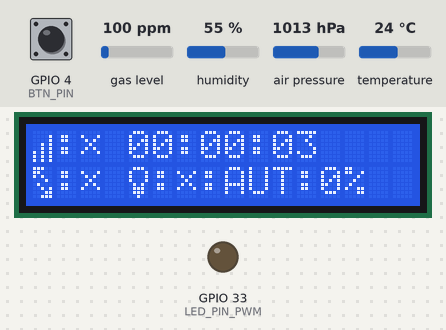
Bench run of a sketch on a simulated ESP32. On the bench: 16×2 character LCD, output pins drawn as LEDs (lit = HIGH). The inputs (shaded band) are chosen by the test bench; at power-on: GPIO 4 (BTN_PIN) HIGH, gas level 100 ppm, humidity 55 %, air pressure 1013 hPa, temperature 24 °C. A WiFi scan finds three made-up networks; the local clock reads 2024-03-15 10:24:30 at power-on unless the sketch sets it; what the sketch prints to the serial monitor is not drawn.

Above: at 3.3 s.
3.4 s: GPIO 4 (BTN_PIN) pulled LOW for 0.15 s
At 3.9 s:
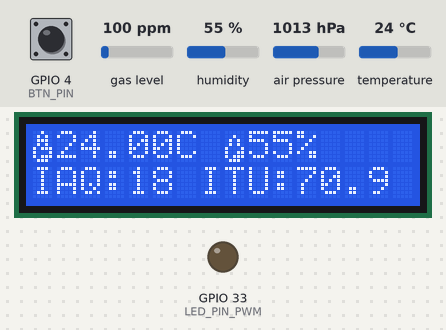
5.0 s: GPIO 4 (BTN_PIN) pulled LOW for 3.2 s
At 8.4 s:
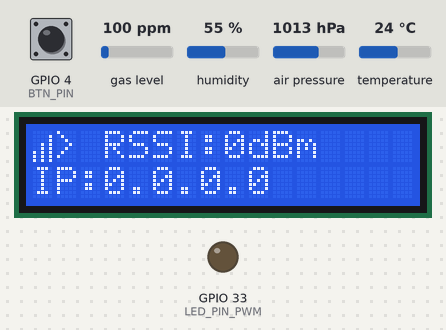
Timing chart, 0 to 9.9 s (numbered marks = the images above; inputs shaded):
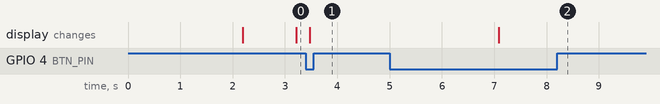

Measured:
- after the input at 3.4 s, the display: changes after 0.07 s (image 1)
- after the input at 5.0 s, the display: changes after 2.1 s (image 2)

The sketch:

main_esp_2.ino
```cpp
/* main_esp_1.ino */

#include <freertos/FreeRTOS.h>
#include <freertos/task.h>
#include <freertos/semphr.h>

#include "WifiMng.h"
#include "BME680Mng.h"
#include "BtnMng.h"
#include "LcdMenuMng.h"
#include "LedCtrl.h"
#include "TimeMng.h"
#include "MqttMng.h"

TaskHandle_t TaskBME680_hdl;

#define DBG_SERVICE_PRINT_INTERVAL 2000UL
void DebuggerService();

void BME680_TaskFunction(void * pvParameters);

void setup()
{
    Serial.begin(115200);
    delay(2000);

    Serial.println("=================> ESP NO.2 <==================");

    WifiMng_LoadNetworksInVector();
    TimeMng_Init();  /* ← inițializează NTP */
    LcdMng_Init();  /* initializeaza LCD + meniu */
    MqttMng_Init(); // <--- Inițializare MQTT
    BME680_Init();

    xTaskCreatePinnedToCore
    (
      BME680_TaskFunction,   /* Funcția task-ului */
      "BME680TASK",          /* Numele task-ului */
      8096,                  /* Stack size în words */
      NULL,                  /* Parametri */
      1,                     /* Prioritate */
      &TaskBME680_hdl,       /* Handle */
      0                      /* Core 0 */
    );
}

void loop()
{
    WifiMng_MainFunction();
    MqttMng_MainFunction();

    LedCtrl_MainFunction();

    BtnMng_MainFunction(BTN_PIN, BtnMng_debounceTime);
    LcdMng_MainFunction();
    DebuggerService();

    delay(20);
}

void DebuggerService()
{
    static unsigned long last_print_time = 0;
    unsigned long now = millis();

    if (now - last_print_time >= DBG_SERVICE_PRINT_INTERVAL)
    {

        /* Timestamp live */
        Serial.print("*Δt:"); Serial.print(now / 1000); Serial.print(" ");

        Serial.print("*IP:"); Serial.print((const char*)g_systemValues.wifi.ip); Serial.print(" ");
        Serial.print("RSSI:"); Serial.print(g_systemValues.wifi.rssi); Serial.print("dBm ");

        Serial.print("*T:"); Serial.print(g_systemValues.bme.temp); Serial.print("C ");
        Serial.print("H:"); Serial.print(g_systemValues.bme.hum); Serial.print("% ");
        Serial.print("P:"); Serial.print(g_systemValues.bme.pressure); Serial.print("hPa ");
        Serial.print("R:"); Serial.print(g_systemValues.bme.RkOhm); Serial.print(" kOhms");
        Serial.print("ITU:"); Serial.print(g_systemValues.bme.itu); Serial.print(" ");
        Serial.print("IAQ:"); Serial.print(g_systemValues.bme.iaq); Serial.print(" ");
        Serial.print("Alt:"); Serial.print(g_systemValues.bme.alt); Serial.print("m ");

        Serial.print("*LED:"); Serial.print(g_systemValues.led.toggled); Serial.print(" ");
        Serial.print("PWM:");  Serial.print(g_systemValues.led.pwm); Serial.print(" %");

        Serial.print("*OVD:");  Serial.print(g_systemValues.mqtt.overdrive); Serial.print(" ");
        Serial.print("LDR:");  Serial.print(g_systemValues.mqtt.light); Serial.print(" ");
        Serial.print("PWM:");  Serial.print(g_systemValues.mqtt.pwm); Serial.print(" ");

        Serial.println();

        last_print_time = now;
    }
}

void BME680_TaskFunction(void * pvParameters)
{

    Serial.print("[BME680TASK]: Runs on CORE "); Serial.println(xPortGetCoreID());

    for(;;)
    {
        BME680_MainFunction();
        vTaskDelay(pdMS_TO_TICKS(100));
    }
}
```

BME680Mng.cpp
```cpp
/* BME680Mng.cpp */

#include "BME680Mng.h"

void BME680_Init()
{
    if (!bme.begin())
    {
        Serial.println(F("[BME680]>>[ERROR]:Could not find a valid BME680 sensor, check wiring!"));
        while (1);
    }

    /* Set up oversampling and filter initialization */
    bme.setTemperatureOversampling(BME680_OS_8X);
    bme.setHumidityOversampling(BME680_OS_2X);
    bme.setPressureOversampling(BME680_OS_4X);
    bme.setIIRFilterSize(BME680_FILTER_SIZE_3);
    bme.setGasHeater(320, 150); // 320*C for 150 ms
}

void BME680_MainFunction()
{
    static volatile unsigned long BME680_lastReadTime = 0;
    unsigned long now = millis();

    if (now - BME680_lastReadTime >= BME680_READ_TIME)
    {
        BME680_ReadData();
        g_systemValues.bme.itu = BME680_CalcITU(g_systemValues.bme.temp, g_systemValues.bme.hum);
        g_systemValues.bme.iaq = BME680_CalcIAQ(g_systemValues.bme.RkOhm, g_systemValues.bme.hum);
        BME680_lastReadTime = now;
    }
}

void BME680_ReadData()
{
    unsigned long endTime = bme.beginReading();
    if (endTime == 0)
    {
        Serial.println(F("[BME680]>>[ERROR]:Failed to begin reading :( "));
        return;
    }

    // Serial.print(F("[BME680]>>[INFO]:Reading started at ")); Serial.print(millis());Serial.print(F(" and will finish at ")); Serial.println(endTime);

    if (!bme.endReading())
    {
        Serial.println(F("[BME680]>>[ERROR]:Failed to complete reading :( "));
        return;
    }

    // Serial.print(F("[BME680]>>[INFO]:Reading completed at ")); Serial.println(millis());

    g_systemValues.bme.temp = bme.temperature;
    g_systemValues.bme.hum = bme.humidity;
    g_systemValues.bme.pressure = bme.pressure / 100.0;
    g_systemValues.bme.RkOhm = bme.gas_resistance / 1000.0;
    g_systemValues.bme.alt = bme.readAltitude(SEALEVELPRESSURE_HPA);
}

float BME680_CalcITU(float temp, float hum)
{
    float tempF = (temp * 1.8f) + 32.0f;
    float itu = tempF - (0.55f - 0.0055f * hum) * (tempF - 58.0f);
    return itu;
}

float BME680_CalcIAQ(float Rgas, float hum)
{
    float gas_reference = 250000.0; // Clean air resistance (250k Ohmi)
    float hum_reference = 40.0;     // Optimal RH (40%)

    //  Gas Score (0-75)
    float gas_score = (Rgas / gas_reference) * 75.0;
    if (gas_score > 75.0)
    {
        gas_score = 75.0;
    }

    // RH Scor (0-25)
    float hum_score;
    if (hum >= hum_reference)
    {
        hum_score = 0.25 * 100.0 * (100.0 - hum) / (100.0 - hum_reference);
    }
    else
    {
        hum_score = 0.25 * 100.0 * (hum) / (hum_reference);
    }

    return gas_score + hum_score; //  Final Score 0-100
}
```

BME680Mng.h
```cpp
/* BME680Mng.h */

#ifndef BME680_MNG
#define BME680_MNG

#include <Wire.h>
#include <Adafruit_Sensor.h>
#include "Adafruit_BME680.h"
#include "Values.h"

#define SEALEVELPRESSURE_HPA (1013.25)
#define BME680_PRESSURE_DOWNSCALE_FACTOR 100.0f
#define BME680_GAS_RES_DOWNSCALE_FACTOR 1000.0f

#define BME680_READ_TIME 2000U

static Adafruit_BME680 bme;

void BME680_Init();

void BME680_MainFunction();
void BME680_ReadData();

float BME680_CalcITU(float temp, float hum);
float BME680_CalcIAQ(float Rgas, float hum);

#endif // BME680_MNG
```

BtnMng.cpp
```cpp
/* BtnMng.cpp */

#include "BtnMng.h"

volatile unsigned long BtnMng_lastChangeTime = 0;
ButtonStates buttonState = BUTTON_RELEASED;

void BtnMng_MainFunction(uint8_t pin, unsigned long debounceTime)
{
    ButtonStates detectedState = BUTTON_RELEASED;
    byte current_reading = digitalRead(pin);
    unsigned long now = millis();

    switch(buttonState)
    {
        case BUTTON_RELEASED:
            /* Check if we detect a button press */
            detectedState = BtnMng_HdlReleasedState(current_reading, debounceTime, BtnMng_lastChangeTime, now);
            buttonState = detectedState;
            break;
        case BUTTON_PRESS_PENDING:
            /* If we detected a press and the time interval is ok validate pressing */
            detectedState = BtnMng_HdlPressPendingState(current_reading, debounceTime, BtnMng_lastChangeTime, now);
            buttonState = detectedState;
            break;
        case BUTTON_PRESSED:
            /* Check if we detect a button release */
            detectedState = BtnMng_HdlPressedState(current_reading, debounceTime, BtnMng_lastChangeTime, now);
            buttonState = detectedState;
            break;
        case BUTTON_RELEASE_PENDING:
            /* If we detected a press and the time interval is pressed validate pressing */
            detectedState = BtnMng_HdlReleasePendingState(current_reading, debounceTime, BtnMng_lastChangeTime, now);
            buttonState = detectedState;
            break;
        default:
            buttonState = BUTTON_RELEASED;
            break;
    }

    g_systemValues.button.buttonState = buttonState;
}

ButtonStates BtnMng_HdlReleasedState(byte level, unsigned long debounceTime, unsigned long lastChangeTime, unsigned long now)
{
    ButtonStates currentState = BUTTON_RELEASED;

    if (level == BUTTON_PRESSED_LEVEL)
    {
        currentState = BUTTON_PRESS_PENDING;
        BtnMng_lastChangeTime = now;
    }

    return currentState;
}

ButtonStates BtnMng_HdlPressPendingState(byte level, unsigned long debounceTime, unsigned long lastChangeTime, unsigned long now)
{
    ButtonStates currentState = BUTTON_PRESS_PENDING;

    if (now - lastChangeTime >= debounceTime)
    {
        if (level == BUTTON_PRESSED_LEVEL)
        {
            currentState = BUTTON_PRESSED;
            Serial.println("Button pressed: Go to next menu page...");
        }
    }
    else
    {
        currentState = BUTTON_RELEASED;
    }

    return currentState;
}

ButtonStates BtnMng_HdlPressedState(byte level, unsigned long debounceTime, unsigned long lastChangeTime, unsigned long now)
{
    ButtonStates currentState = BUTTON_PRESSED;

    if (level == BUTTON_RELEASED_LEVEL)
    {
        currentState = BUTTON_RELEASE_PENDING;
        BtnMng_lastChangeTime = now;
    }

    return currentState;
}

ButtonStates BtnMng_HdlReleasePendingState(byte level, unsigned long debounceTime, unsigned long lastChangeTime, unsigned long now)
{
    ButtonStates currentState = BUTTON_PRESSED;

    if (now - lastChangeTime >= debounceTime)
    {
        if (level == BUTTON_RELEASED_LEVEL)
        {
          currentState = BUTTON_RELEASED;
        }
    }
    else
    {
        currentState = BUTTON_PRESSED;
    }

    return currentState;
}
```

BtnMng.h
```cpp
/* BtnMng.h */

#ifndef BTN_MNG_H
#define BTN_MNG_H

#include <Arduino.h>
#include "Values.h"

#define BTN_PIN 4

#define BUTTON_PRESSED_LEVEL  0x0 /* LOW */
#define BUTTON_RELEASED_LEVEL 0x1 /* HIGH */

#define BtnMng_debounceTime 10UL
extern volatile unsigned long BtnMng_lastChangeTime;

typedef enum
{
    BUTTON_RELEASED = 0U,
    BUTTON_PRESS_PENDING,
    BUTTON_PRESSED,
    BUTTON_RELEASE_PENDING
} ButtonStates;

void BtnMng_MainFunction(uint8_t pin, unsigned long debounceTime);
ButtonStates BtnMng_HdlReleasedState(byte level, unsigned long debounceTime, unsigned long lastChangeTime, unsigned long now);
ButtonStates BtnMng_HdlPressPendingState(byte level, unsigned long debounceTime, unsigned long lastChangeTime, unsigned long now);
ButtonStates BtnMng_HdlPressedState(byte level, unsigned long debounceTime, unsigned long lastChangeTime, unsigned long now);
ButtonStates BtnMng_HdlReleasePendingState(byte level, unsigned long debounceTime, unsigned long lastChangeTime, unsigned long now);


#endif // BTN_MNG_H
```

LedCtrl.cpp
```cpp
/* LedCtrl.cpp */

#include "LedCtrl.h"

void LedCtrl_Init()
{
    g_systemValues.led.toggled = false;
    pinMode(LED_PIN_PWM, OUTPUT);
    analogWrite(LED_PIN_PWM, 0);
}

void LedCtrl_MainFunction()
{
    if (g_systemValues.wifi.mqtt_connected == true)
    {
        if (g_systemValues.mqtt.overdrive == true)
        {
            LedCtrl_ApplyDutyCycle(g_systemValues.mqtt.pwm);
        }
        else if (g_systemValues.mqtt.overdrive == false)
        {
            if (g_systemValues.mqtt.light == 0)
            {
                LedCtrl_ApplyDutyCycle(0);
                g_systemValues.led.pwm = 0;
            }
            else if (g_systemValues.mqtt.light == 1)
            {
                LedCtrl_CyclicDimmer();
            }
        }
    }
    else
    {
        LedCtrl_ApplyDutyCycle(0);
    }

}

void LedCtrl_ApplyDutyCycle(uint8_t targetDuty)
{
    if (targetDuty > 0)
    {
        g_systemValues.led.toggled = true;
        g_systemValues.led.pwm = (uint8_t)((uint32_t)targetDuty * 100 / PWM_FULL);
    }
    else
    {
        g_systemValues.led.toggled = false;
    }

    analogWrite(LED_PIN_PWM, targetDuty);
}

void LedCtrl_CyclicDimmer()
{
    static uint32_t lastChange = 0;
    static uint8_t  pwmLevelIndex = 0;
    const uint8_t pwmLevels[] ={0, PWM_25, PWM_50, PWM_75, PWM_FULL};
    uint32_t now = millis();

    if (now - lastChange >= LED_DIM_TIME)
    {
        lastChange = now;
        pwmLevelIndex = (pwmLevelIndex + 1) % (sizeof(pwmLevels) / sizeof(pwmLevels[0]));

        // Serial.println("--------------------------------------------------");
        // Serial.printf("[LED TEST] New target PWM: %u / 255 (%.1f %%)\n",
        //               pwmLevels[pwmLevelIndex],
        //               (pwmLevels[pwmLevelIndex] * 100.0f) / 255.0f);
    }

    LedCtrl_ApplyDutyCycle(pwmLevels[pwmLevelIndex]);
}
```

LedCtrl.h
```cpp
/* LedCtrl.h */

#ifndef LED_CTRL_H
#define LED_CTRL_H

#include <Arduino.h>
#include "Values.h"

#define LED_PIN_PWM 33

#define PWM_FULL 255U
#define PWM_25           ((uint8_t)(0.25f * PWM_FULL))
#define PWM_50           ((uint8_t)(0.50f * PWM_FULL))
#define PWM_75           ((uint8_t)(0.75f * PWM_FULL))

#define LED_DIM_TIME 1000U

void LedCtrl_Init();

void LedCtrl_MainFunction();
void LedCtrl_ApplyDutyCycle(uint8_t targetDuty);
void LedCtrl_CyclicDimmer();

#endif // LED_CTRL_H
```

MqttMng.cpp
```cpp
/* MqttMng.cpp */

#include "MqttMng.h"

WiFiClient espClient;
PubSubClient mqttClient(espClient);
unsigned long lastMqttPublishTime = 0;
unsigned long lastReconnectAttempt = 0;

void MqttMng_Init()
{
    mqttClient.setServer(MQTT_SERVER, MQTT_PORT);
    mqttClient.setSocketTimeout(3);
    mqttClient.setCallback(MqttMng_Callback);
}

void MqttMng_MainFunction()
{
    if (!g_systemValues.wifi.wifi_connected) return;

    if (!mqttClient.connected())
    {
        g_systemValues.wifi.mqtt_connected = false;
        unsigned long now = millis();
        if (now - lastReconnectAttempt > 5000)
        {
            lastReconnectAttempt = now;
            Serial.print("[MQTT] Attempting connection...");
            /* Connect with "tesament" */
            if (mqttClient.connect("ESP32_Node_2", "user", "pass", "casa/nod2/overdrive", 1, true, "false"))
            {
                g_systemValues.wifi.mqtt_connected = true;
                Serial.println("connected!");

                mqttClient.subscribe("casa/nod1/LDR");
                mqttClient.subscribe("casa/nod2/overdrive"); // Overdirve (0 or 1)
                mqttClient.subscribe("casa/nod2/set_pwm");   // PWM (0-255)
            }
            else
            {
                Serial.print("failed, rc=");
                Serial.println(mqttClient.state());
            }
        }
        return;
    }

    mqttClient.loop();

    unsigned long now = millis();
    if (now - lastMqttPublishTime >= MQTT_PUBLISH_INTERVAL)
    {
        lastMqttPublishTime = now;

        char jsonBuffer[256];

        snprintf(jsonBuffer, sizeof(jsonBuffer),
            "{\"t\":%.2f,\"h\":%d,\"p\":%.2f,\"itu\":%.2f,\"iaq\":%.1f,\"ls\":%d,\"lp\":%d}",
            g_systemValues.bme.temp,
            g_systemValues.bme.hum,
            g_systemValues.bme.pressure,
            g_systemValues.bme.itu,
            g_systemValues.bme.iaq,
            g_systemValues.led.toggled,
            g_systemValues.led.pwm
        );

        mqttClient.publish("casa/nod2/data", jsonBuffer);

        //Serial.println("[MQTT] Data published to broker.");
    }
}

void MqttMng_Callback(char* topic, byte* payload, unsigned int length)
{
    char message[length + 1];
    memcpy(message, payload, length);
    message[length] = '\0';

    //Serial.printf("[MQTT RX] Topic: %s | Msg: %s\n", topic, message);

    if (String(topic) == "casa/nod1/LDR")
    {
        g_systemValues.mqtt.light = atof(message);
    }

    else if (String(topic) == "casa/nod2/overdrive")
    {
        g_systemValues.mqtt.overdrive = (atoi(message) == 1);
    }

    else if (String(topic) == "casa/nod2/set_pwm")
    {
        g_systemValues.mqtt.pwm = (uint8_t)atoi(message);
    }

}
```

MqttMng.h
```cpp
/* MqttMng.h */
#ifndef MQTT_MNG_H
#define MQTT_MNG_H

#include <PubSubClient.h>
#include <WiFi.h>
#include "Values.h"

// Configurează IP-ul PC-ului tău aici
#define MQTT_SERVER "192.168.0.10"
#define MQTT_PORT   1883
#define MQTT_PUBLISH_INTERVAL 1000UL

void MqttMng_Init();
void MqttMng_MainFunction();
void MqttMng_Callback(char* topic, byte* payload, unsigned int length);

#endif // MQTT_MNG_H
```

SLL.cpp
```cpp
/* SLL.cpp */

#include "SLL.h"

SinglyLinkedListMenu* sll_create()
{
    /* Allocate memory */
    SinglyLinkedListMenu* list = (SinglyLinkedListMenu*)malloc(sizeof(SinglyLinkedListMenu));
    if (list == NULL) return NULL;

    /* Init vals*/
    list->head = NULL;
    list->tail = NULL;
    list->size = 0;

    /* Return list */
    return list;
}

size_t sll_size(SinglyLinkedListMenu* list)
{
    return list->size;
}

bool sll_is_empty(SinglyLinkedListMenu* list)
{
    return (list->head == NULL);
}

void sll_push_back(SinglyLinkedListMenu* list, MenuNode menu)
{

    MenuNode* new_node = (MenuNode*)malloc(sizeof(MenuNode));
    if (new_node == NULL) return;

    strncpy(new_node->text, menu.text, sizeof(new_node->text) - 1);
    new_node->text[sizeof(new_node->text) - 1] = '\0';
    new_node->next = NULL;

    if (sll_is_empty(list))
    {
        list->head = new_node;
        list->tail = new_node;
    }
    else
    {
        list->tail->next = new_node;
        list->tail = new_node;
    }

    list->size++;
}

MenuNode sll_pop_front(SinglyLinkedListMenu* list)
{
    MenuNode empty = {0};
    if (sll_is_empty(list)) return empty;

    MenuNode removed = {0};
    strncpy(removed.text, list->head->text, sizeof(removed.text) - 1);
    removed.text[sizeof(removed.text) - 1] = '\0';
    removed.next = NULL;

    MenuNode* old_head = list->head;

    list->head = old_head->next;
    free(old_head);

    list->size--;

    if (sll_is_empty(list)) list->tail = NULL;

    return removed;
}

void sll_clear(SinglyLinkedListMenu* list)
{
    MenuNode* to_clear = list->head;
    MenuNode* next_to_clear = NULL;

    while (to_clear != NULL)
    {
        next_to_clear = to_clear->next;
        free(to_clear);
        to_clear = next_to_clear;
    }

    list->head = NULL;
    list->tail = NULL;
    list->size = 0;
}

MenuNode* sll_get_at(SinglyLinkedListMenu* list, size_t index)
{
    if (list == NULL || index >= list->size) return NULL;

    MenuNode* current = list->head;
    for (size_t i = 0; i < index; i++)
    {
        current = current->next;
    }

    return current;
}
```

Source omitted: SLL.h (643 bytes), TimeMng.cpp (999 bytes), TimeMng.h (430 bytes), Values.cpp (558 bytes), Values.h (1332 bytes), WifiMng.cpp (6735 bytes), WifiMng.h (601 bytes), vector.cpp (1539 bytes), vector.h (495 bytes), wifi_data.h (209 bytes), LcdMenuMng.cpp (6063 bytes), LcdMenuMng.h (2572 bytes)
